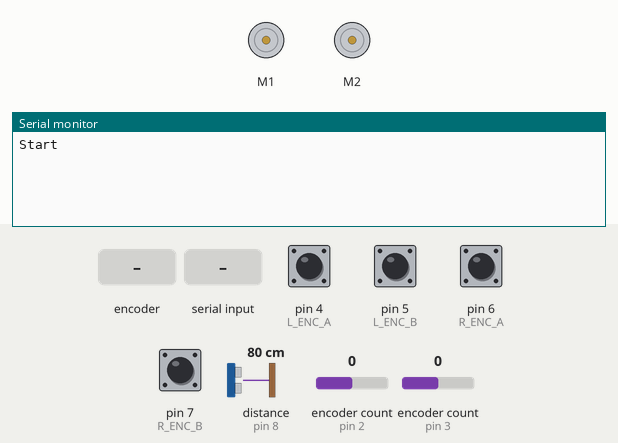
Simulated run of this sketch. Board: Arduino Uno, built with avr-gcc and run on an emulated ATmega328P. Shown: 2 × DC motor (green arrow = forward, orange = backward, longer = faster), the last lines printed to the serial monitor. Inputs (shaded band) come from the test bench; at power-on: pin 4 (L_ENC_A), pin 5 (L_ENC_B), pin 6 (R_ENC_A), pin 7 (R_ENC_B) HIGH, distance to the obstacle (sensor on pin 8) 80 cm, encoder count (sensors on pin 2, pin 3) 0. The echo pulse lasts 58.3 µs per cm.

Above: at 1.2 s.
1.3 s: rotary encoder on pin 4 (L_ENC_A) / pin 5 (L_ENC_B) turned 1 step (first pin leading)
At 2.0 s:
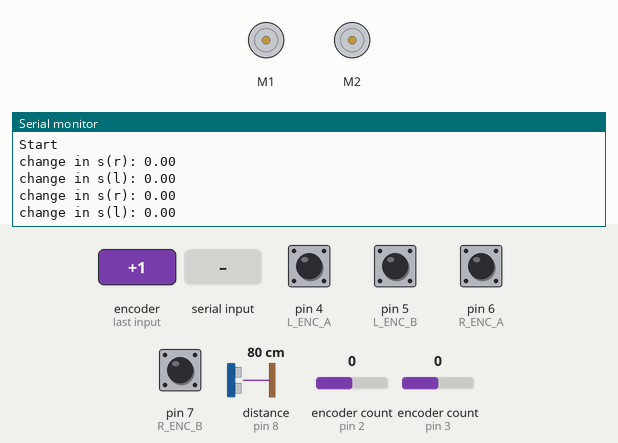
3.0 s: "mtr" received over Serial
At 5.2 s:
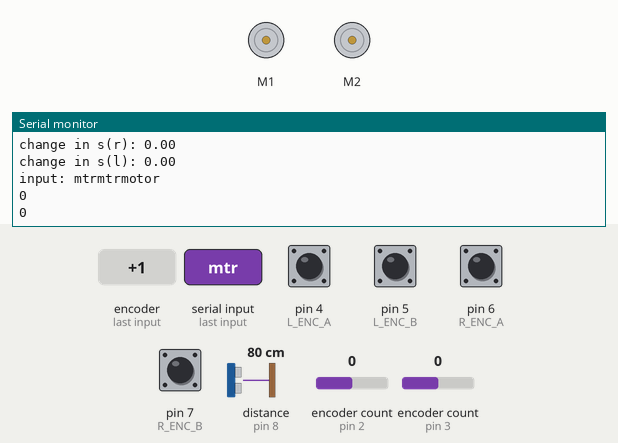
5.5 s: "irr" received over Serial
At 7.7 s:
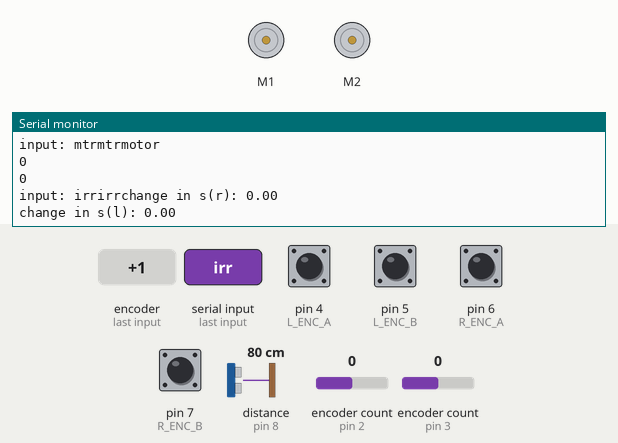
8.0 s: "png" received over Serial
At 9.6 s:
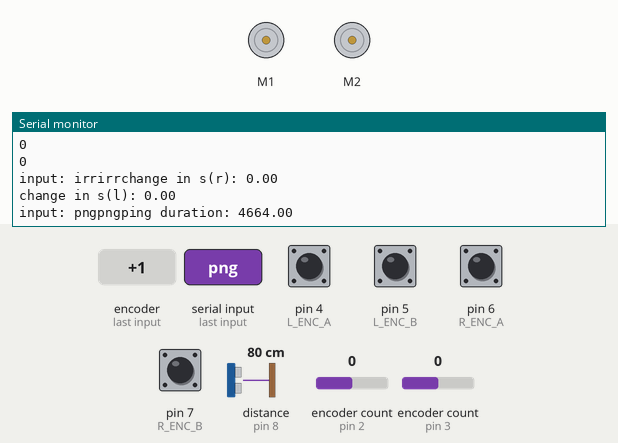

The sketch:

piduino_control.ino
```cpp
#include <EnableInterrupt.h>
#include <Encoder.h>
#include "DualMC33926MotorShield.h"

#define L_ENC_A 4 //change to actual used pins
#define L_ENC_B 5 //check that pins mathc up with right sensors and encoder init
#define R_ENC_A 6
#define R_ENC_B 7
#define PING_PIN 8

#define ENC_PORT PIND


#define WHEEL_BASE 137 //current approximation in mm, chassis constant
#define WHEEL_CIRCUMFERENCE 219.9115 //circumference = 2*pi*r, r = 35mm, pi = 3.14
#define PPR 8 //pulses per revolution is = to # of lines per revoluion aka number of white segments which is half of the total segments, this is assumig 32 segments

// set all global position variables to 0
DualMC33926MotorShield md;
double theta = 0;
double x = 0;
double y = 0;
double l_s; //left distance changed
double r_s; //right distance changed
double delta_x;
double heading;
double ping_duration;
char dataString[5] = {0};

// M1 is Right, M2 is left
// Interrupt 3,dig 6 for right, interrupt 2,dig 5 for left
Encoder myEnc_L(2,5);
Encoder myEnc_R(3,6);


enum string_code {
   motor,
   irSensor,
   ping,
   stopp,
   none
};

string_code hashit (String inString) {
   if (inString == "mtr") return motor;
   if (inString == "irr") return irSensor;
   if (inString == "png") return ping;
   if (inString == "stp") return stopp;
   if (inString == "none") return none;
}

void setup() {
  // put your setup code here, to run once:

  pinMode(L_ENC_A, INPUT);
  digitalWrite(L_ENC_A, HIGH);
  pinMode(L_ENC_B, INPUT);
  digitalWrite(L_ENC_B, HIGH);

  enableInterrupt(L_ENC_A, encoder, RISING);
  enableInterrupt(L_ENC_B, encoder, RISING);

  pinMode(R_ENC_A, INPUT);
  digitalWrite(R_ENC_A, HIGH);
  pinMode(R_ENC_B, INPUT);
  digitalWrite(R_ENC_B, HIGH);

  enableInterrupt(R_ENC_A, encoder, RISING);
  enableInterrupt(R_ENC_B, encoder, RISING);

  md.init();
  md.setM1Speed(0);
  md.setM2Speed(0);
  Serial.begin(9600);
  Serial.println("Start");

}

void loop() {
  // put your main code here, to run repeatedly:
stopIfFault();
String opStr;
static unsigned int arg1 = 0;
static unsigned int arg2 = 0;
  if(Serial.available()){
    String input = Serial.readString();
    Serial.print("input: "+input);

    opStr = input.substring(0,3);
    Serial.print(opStr);

    arg1 = input.substring(3,7).toInt();
    arg2 = input.substring(7,11).toInt();
  }

  else{
    opStr = "none";
  }

  switch(hashit(opStr)){
    case none :
      break;

    case motor :
      Serial.println("motor");
      Serial.println(arg1);
      Serial.println(arg2);

      md.setM1Speed(arg1);
      md.setM2Speed(arg2);
      break;

    case ping :
      pingStart();

      Serial.print("ping duration: ");
      Serial.println(ping_duration);
      break;

    case stopp :
      Stop();
      break;

    case irSensor :
      encoder();
      break;

    default:
      break;
  }

}


void encoder() {
  long r_enc = myEnc_R.read();
  long l_enc = myEnc_L.read();
  r_s = r_enc*WHEEL_CIRCUMFERENCE/PPR;
  l_s = l_enc*WHEEL_CIRCUMFERENCE/PPR;

  Serial.print("change in s(r): ");
  Serial.println(r_s);
  Serial.print("change in s(l): ");
  Serial.println(l_s);

  //update the change in avg position and current heading
  delta_x = (l_s + r_s)/2;
  heading = atan2((r_s-l_s)/2, WHEEL_BASE/2);

  //update overall global positioning
  theta += heading;
  x += delta_x*cos(theta);
  y += delta_x*sin(theta);
}

void pingStart() {

  pinMode(PING_PIN, OUTPUT);
  digitalWrite(PING_PIN, LOW);
  delayMicroseconds(2);
  digitalWrite(PING_PIN, HIGH);
  delayMicroseconds(5);
  digitalWrite(PING_PIN, LOW);

  pinMode(PING_PIN, INPUT);
  ping_duration = pulseIn(PING_PIN, HIGH);
}

void Stop() {
  md.setM1Speed(0);
  md.setM2Speed(0);
  Serial.println("STOPPED!!!!");
  Serial.println("Send input to continue");
while(!Serial.available()){
  }
}
void stopIfFault()
{
  if (md.getFault())
  {
    Serial.println("fault");
    while(1);
  }
}


// int8_t read_encoder(int8_t new_val)
// {
//   //defines array that describes moving states of the QE for CW & CCW motion
//   static int8_t enc_states[] = {0,-1,1,0,1,0,0,-1,-1,0,0,1,0,1,-1,0};
//   static uint8_t enc_val = 0;

//   enc_val <<= 2; //preserve old value
//   enc_val |= new_val; //add new value to last 2 LSB

//   return (enc_states[(enc_val & 0x0f)]); //get state and remove old values
// }
```

Measured:
- after the input at 1.3 s, the serial monitor: prints a new line after 0.05 s (image 1)
- after the input at 3.0 s, the serial monitor: prints a new line after 1.0 s (image 2)
- after the input at 5.5 s, the serial monitor: prints a new line after 1.0 s (image 3)
- after the input at 8.0 s, the serial monitor: prints a new line after 1.0 s (image 4)
